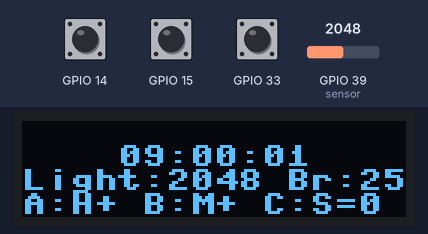
A program run on a simulated ESP32 board running MicroPython. Shown: 128×32 one-colour display. Inputs (shaded band) come from the test bench; at power-on: GPIO 39 (sensor) = 2048, GPIO 14 HIGH, GPIO 15 HIGH, GPIO 33 HIGH (analog values on the 0–4095 scale). The clock reads 2024-03-15 10:24:30 at power-on unless the program sets it.

Above: at 1.2 s.
1.3 s: GPIO 39 (sensor) set to 215
At 1.6 s:
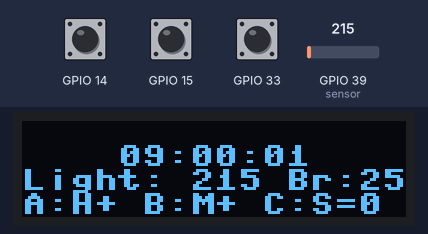
2.8 s: GPIO 14 pulled LOW for 0.15 s
At 3.8 s:
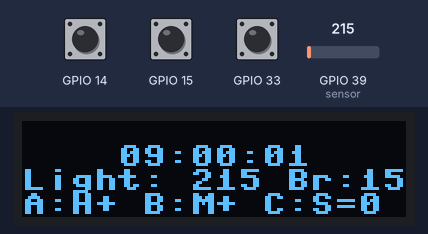
4.5 s: GPIO 15 pulled LOW for 0.15 s
At 5.8 s:
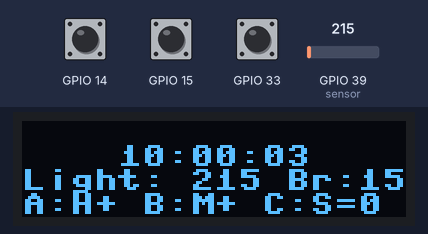
6.5 s: GPIO 33 pulled LOW for 0.15 s
At 7.8 s:
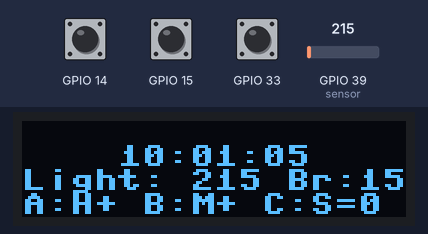
8.5 s: GPIO 14 pulled LOW for 1 s
At 9.8 s:
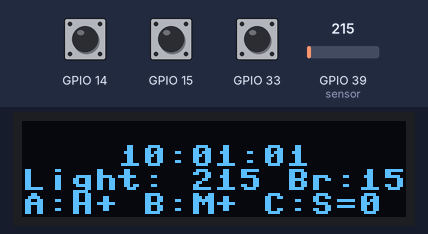
11.0 s: GPIO 15 pulled LOW for 1 s
At 11.3 s:
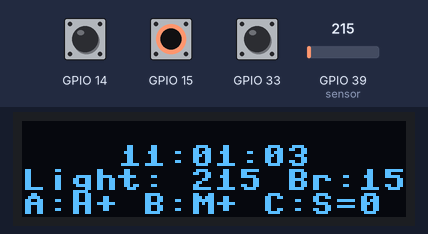
Timing chart, 0 to 14.0 s (numbered marks = the images above; inputs shaded):
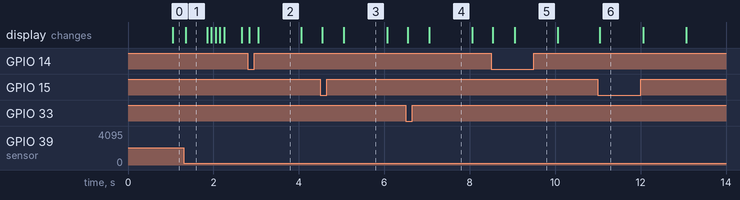

The program:

lab3_check2.py
```python
from machine import Pin, I2C, RTC, ADC
import time
import ssd1306

SDA_PIN = 22
SCL_PIN = 20
BUTTON_A_PIN = 15
BUTTON_B_PIN = 33
BUTTON_C_PIN = 14
LIGHT_PIN = 39

OLED_WIDTH = 128
OLED_HEIGHT = 32
OLED_ADDR = 0x3C
I2C_FREQ = 400000
DEBOUNCE_MS = 30
DISPLAY_MS = 100
LIGHT_SAMPLE_MS = 50

LIGHT_DARK = 0
LIGHT_BRIGHT = 350
CONTRAST_MIN = 4
CONTRAST_MAX = 255
SMOOTHING_ALPHA = 0.25

START_TIME = (2026, 9, 30, 2, 9, 0, 0, 0)

def time_text(current):
    return "%02d:%02d:%02d" % (current[4], current[5], current[6])

class DebouncedButton:
    def __init__(self, name, number):
        self.name = name
        self.pin = Pin(number, Pin.IN, Pin.PULL_UP)
        self.pin.irq(handler=None)
        self.state = self.pin.value()
        self.candidate = self.state
        self.since = time.ticks_ms()
        self.pending = True
        self.debouncing = False
        self.initializing = True
        self.callback = self._on_edge

    def _on_edge(self, pin):
        if not self.pending:
            self.pending = True
            pin.irq(handler=None)

    def _arm(self):
        self.pin.irq(trigger=Pin.IRQ_FALLING | Pin.IRQ_RISING, handler=self.callback)
        if self.pin.value() != self.state:
            self.callback(self.pin)

    def update(self, now):
        if not self.pending:
            return None
        current = self.pin.value()
        if not self.debouncing:
            self.candidate = current
            self.since = now
            self.debouncing = True
        elif current != self.candidate:
            self.candidate = current
            self.since = now

        if time.ticks_diff(now, self.since) < DEBOUNCE_MS:
            return None

        event = None
        if not self.initializing and self.candidate != self.state:
            event = self.candidate

        self.state = self.candidate
        self.initializing = False
        self.debouncing = False
        self.pending = False
        self._arm()
        return event

    def close(self):
        self.pin.irq(handler=None)

class AmbientLight:
    def __init__(self, sensor, display):
        self.sensor = sensor
        self.display = display
        self.raw = 0
        self.filtered = None
        self.contrast = None

    def update(self):
        self.raw = self.sensor.read()
        if self.filtered is None:
            self.filtered = self.raw
        else:
            self.filtered += SMOOTHING_ALPHA * (self.raw - self.filtered)

        level = (self.filtered - LIGHT_DARK) / (LIGHT_BRIGHT - LIGHT_DARK)
        level = max(0.0, min(1.0, level))
        target = int(CONTRAST_MIN + level * (CONTRAST_MAX - CONTRAST_MIN) + 0.5)
        if target != self.contrast:
            self.display.contrast(target)
            self.contrast = target

class Watch:
    def __init__(self, rtc, display, ambient):
        self.rtc = rtc
        self.display = display
        self.ambient = ambient

    def on_press(self, name):
        current = list(self.rtc.datetime())
        if name == "A":
            current[4] = (current[4] + 1) % 24
        elif name == "B":
            current[5] = (current[5] + 1) % 60
        else:
            current[6] = 0
            current[7] = 0
        self.rtc.datetime(tuple(current))
        return True

    def draw(self):
        current = self.rtc.datetime()
        self.display.fill(0)
        self.display.text(time_text(current), 32, 8, 1)
        self.display.text("Light:%4d Br:%3d" % (self.ambient.raw, self.ambient.contrast), 0, 16, 1)
        self.display.text("A:H+ B:M+ C:S=0", 0, 24, 1)
        self.display.show()
        return True

def main():
    rtc = RTC()
    rtc.datetime(START_TIME)

    i2c = I2C(0, sda=Pin(SDA_PIN), scl=Pin(SCL_PIN), freq=I2C_FREQ)
    display = ssd1306.SSD1306_I2C(OLED_WIDTH, OLED_HEIGHT, i2c, addr=OLED_ADDR)

    sensor = ADC(Pin(LIGHT_PIN))
    sensor.atten(ADC.ATTN_11DB)
    sensor.width(ADC.WIDTH_12BIT)
    ambient = AmbientLight(sensor, display)
    ambient.update()

    watch = Watch(rtc, display, ambient)
    buttons = [DebouncedButton("A", BUTTON_A_PIN), DebouncedButton("B", BUTTON_B_PIN), DebouncedButton("C", BUTTON_C_PIN)]

    now = time.ticks_ms()
    next_draw = now
    next_sample = time.ticks_add(now, LIGHT_SAMPLE_MS)

    try:
        while True:
            now = time.ticks_ms()
            for button in buttons:
                event = button.update(now)
                if event == 0:
                    if watch.on_press(button.name):
                        next_draw = now

            if time.ticks_diff(now, next_sample) >= 0:
                next_sample = time.ticks_add(now, LIGHT_SAMPLE_MS)
                ambient.update()

            if time.ticks_diff(now, next_draw) >= 0:
                next_draw = time.ticks_add(now, DISPLAY_MS)
                watch.draw()

            time.sleep_ms(2)
    finally:
        for button in buttons:
            button.close()

if __name__ == "__main__":
    main()
```

Measured:
- after the input at 1.3 s, the display: changes after 0.05 s (image 1)
- what the display in image 1 shows lasts 0.6 s, from 1.3 s to 1.9 s
- what the display in image 2 shows lasts 1.1 s, from 3.0 s to 4.1 s
